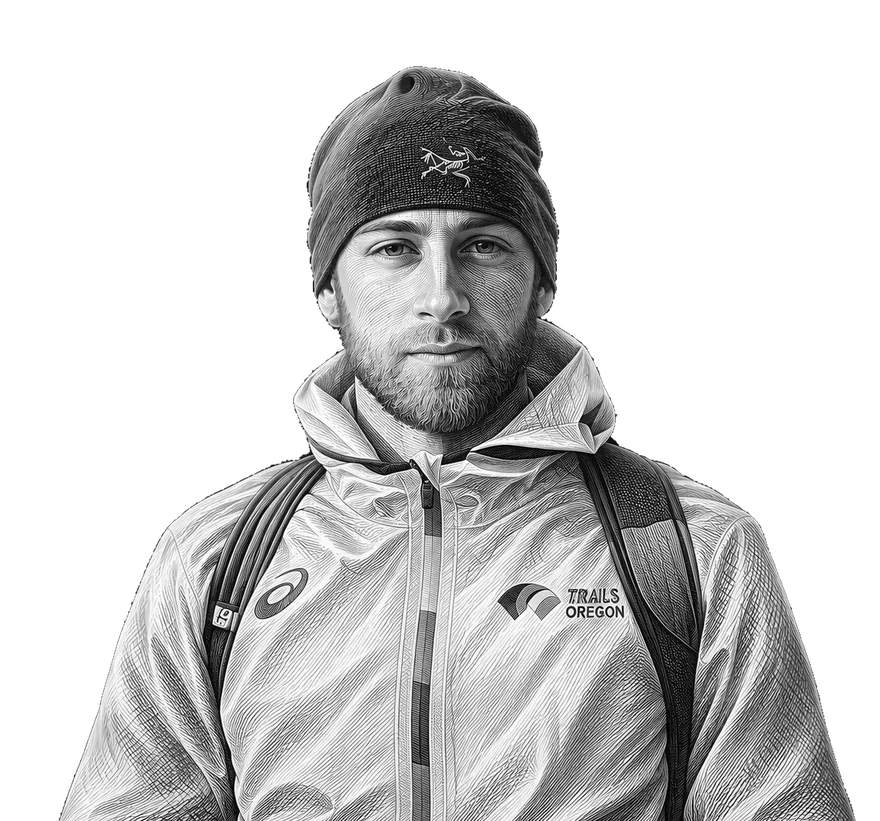
#> input picture apps/polytope5d/src/assets/home/andreas-hero.webp, 880 x 821 px, given in place of eldar.png, which was not available
$ python generate_home_portraits.py ../src/assets/home ../src/assets/home/andreas-team.webp
#> lines starting #> are read from the running program, lines starting #| are printed output that depends on the picture
"""Normalize the three team cut-outs for the homepage hero: same face scale, face centred,
eyes on a common line, transparent padding, exported as WebP (alpha).
Also writes small square WebP thumbnails for the team section.
Usage: python scripts/generate_home_portraits.py public/team src/assets/home"""
import sys
from PIL import Image

src_dir, out_dir = sys.argv[1], sys.argv[2]

# measured in the 1254x1254 originals: eye-midpoint (x, y), inter-eye distance
faces = {
    'eldar':   dict(cx=725, eye=465, iod=120),
    'malik':   dict(cx=610, eye=445, iod=120),
    'andreas': dict(cx=620, eye=450, iod=112),
}
REF_IOD = 120
CW, CH = 1200, 1120          # canvas in reference units
EYE_X, EYE_Y = 600, 340      # where the eye midpoint lands
OUT_W = 880                  # exported width (≈2x the rendered size on desktop)

for name, f in faces.items():
    im = Image.open(f'{src_dir}/{name}.png').convert('RGBA')
#> im is the input picture: PIL image 880x821 RGBA; mean R, G, B, A 71.6, 71.6, 71.6, 117.8
    s = REF_IOD / f['iod']
    if abs(s - 1) > 1e-3:
        im = im.resize((round(im.width * s), round(im.height * s)), Image.LANCZOS)
    cx, ey = f['cx'] * s, f['eye'] * s
    canvas = Image.new('RGBA', (CW, CH), (0, 0, 0, 0))
#> canvas: PIL image 1200x1120 RGBA; every value is 0
    canvas.alpha_composite(im, (round(EYE_X - cx), round(EYE_Y - ey)))
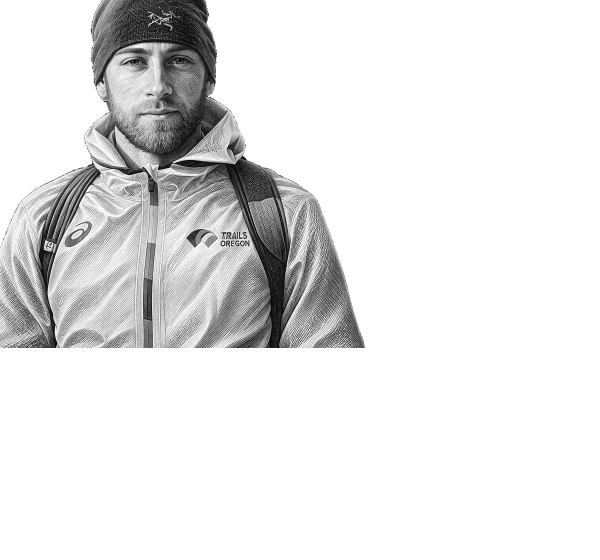
#> canvas: PIL image 1200x1120 RGBA (shown at 1/2 size); mean R, G, B, A 36.1, 36.1, 36.1, 60.6; transparent parts drawn white
    out = canvas.resize((OUT_W, round(OUT_W * CH / CW)), Image.LANCZOS)
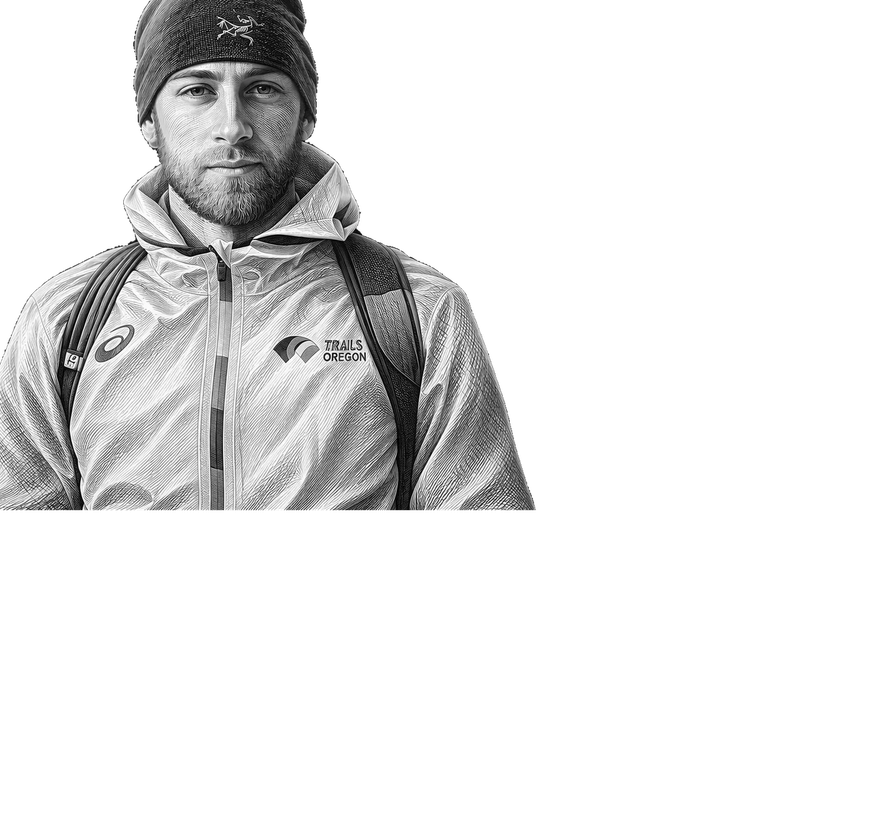
#> out: PIL image 880x821 RGBA; mean R, G, B, A 36.3, 36.3, 36.3, 60.6; transparent parts drawn white
    out.save(f'{out_dir}/{name}-hero.webp', 'WEBP', quality=86, method=6, alpha_quality=90)
    print(name, out.size)
#| eldar (880, 821)
#> pass 2 of the loop `for name, f in faces.items():`:
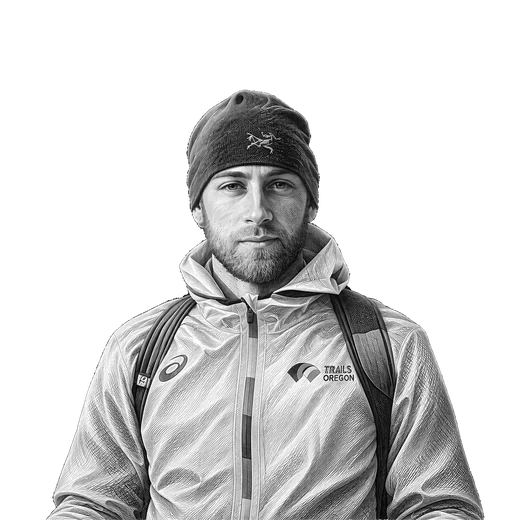
#> input picture apps/polytope5d/src/assets/home/andreas-team.webp, 520 x 520 px, given in place of malik.png, which was not available
#> im is the input picture: PIL image 520x520 RGBA; mean R, G, B, A 61.9, 61.9, 61.9, 100.5
#> `canvas.alpha_composite(im, (round(EYE_X - cx), round(EYE_Y - ey)))`:
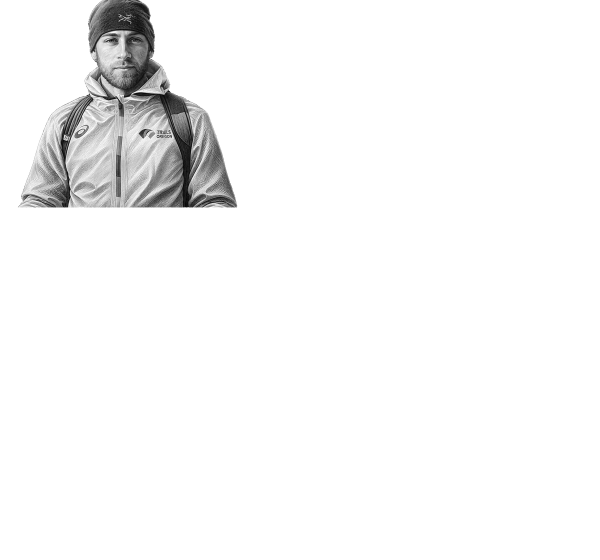
#> canvas: PIL image 1200x1120 RGBA (shown at 1/2 size); mean R, G, B, A 11.9, 11.9, 11.9, 20.1; transparent parts drawn white
#> `out = canvas.resize((OUT_W, round(OUT_W * CH / CW)), Image.LANCZOS)`:
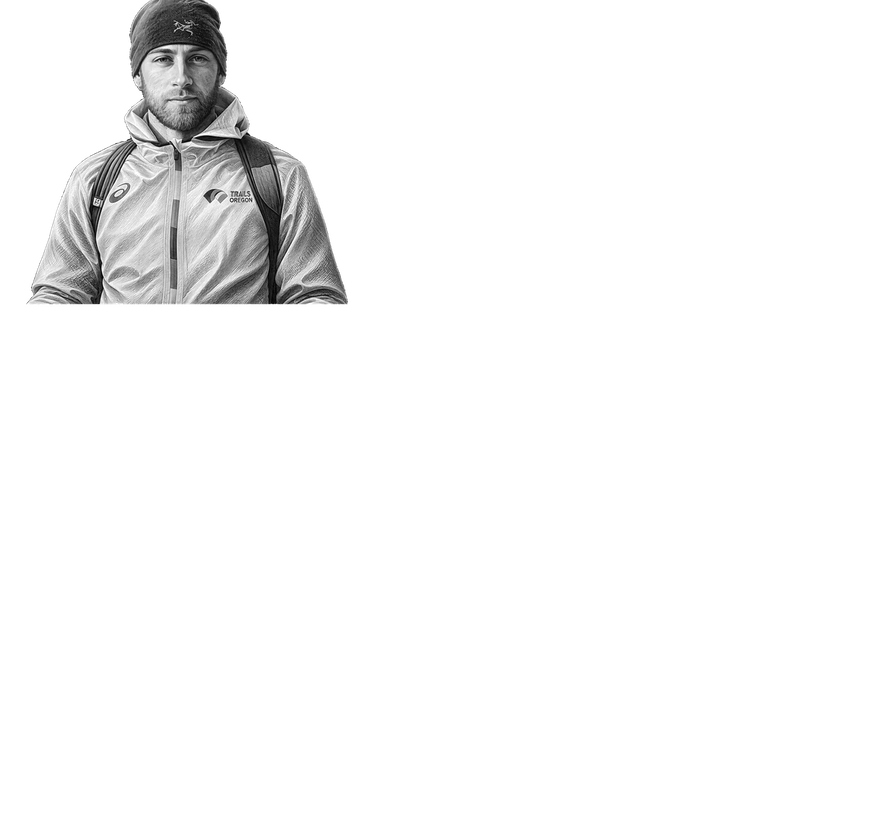
#> out: PIL image 880x821 RGBA; mean R, G, B, A 12.1, 12.1, 12.1, 20.1; transparent parts drawn white
#| malik (880, 821)

# team-section thumbnails (circle portraits, rendered at ≤240 px)
for name in faces:
    im = Image.open(f'{src_dir}/{name}.png').convert('RGBA').resize((520, 520), Image.LANCZOS)
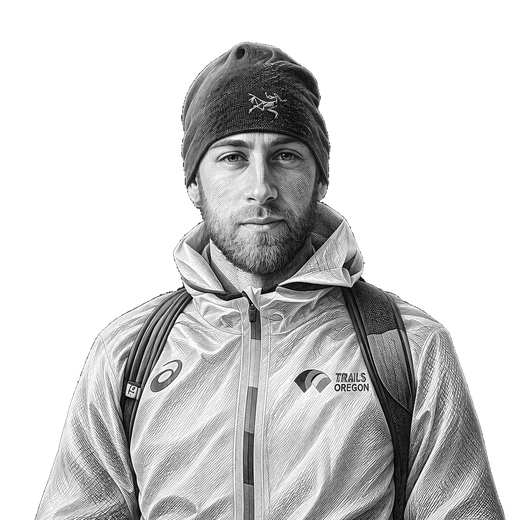
#> im: PIL image 520x520 RGBA; mean R, G, B, A 70.3, 70.3, 70.3, 117.8; transparent parts drawn white
    im.save(f'{out_dir}/{name}-team.webp', 'WEBP', quality=86, method=6, alpha_quality=90)
    print(name, 'team', im.size)
#| eldar team (520, 520)
#> pass 2 of the loop `for name in faces:`:
#| malik team (520, 520)
